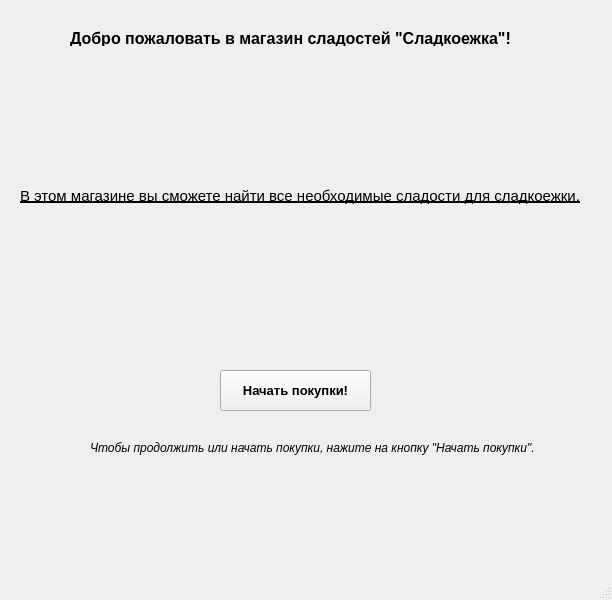
<?xml version="1.0" encoding="UTF-8"?>
<ui version="4.0">
 <class>mainWindow</class>
 <widget class="QMainWindow" name="mainWindow">
  <property name="geometry">
   <rect>
    <x>0</x>
    <y>0</y>
    <width>612</width>
    <height>600</height>
   </rect>
  </property>
  <property name="windowTitle">
   <string>MainWindow</string>
  </property>
  <widget class="QWidget" name="centralwidget">
   <widget class="QLabel" name="label">
    <property name="geometry">
     <rect>
      <x>70</x>
      <y>30</y>
      <width>481</width>
      <height>16</height>
     </rect>
    </property>
    <property name="font">
     <font>
      <pointsize>12</pointsize>
      <weight>75</weight>
      <bold>true</bold>
     </font>
    </property>
    <property name="text">
     <string>Добро пожаловать в магазин сладостей &quot;Сладкоежка&quot;!</string>
    </property>
   </widget>
   <widget class="QLabel" name="label_2">
    <property name="geometry">
     <rect>
      <x>20</x>
      <y>180</y>
      <width>571</width>
      <height>31</height>
     </rect>
    </property>
    <property name="font">
     <font>
      <pointsize>11</pointsize>
      <underline>true</underline>
     </font>
    </property>
    <property name="text">
     <string>В этом магазине вы сможете найти все необходимые сладости для сладкоежки.</string>
    </property>
   </widget>
   <widget class="QLabel" name="label_3">
    <property name="geometry">
     <rect>
      <x>90</x>
      <y>440</y>
      <width>481</width>
      <height>16</height>
     </rect>
    </property>
    <property name="font">
     <font>
      <italic>true</italic>
     </font>
    </property>
    <property name="text">
     <string>Чтобы продолжить или начать покупки, нажите на кнопку &quot;Начать покупки&quot;.</string>
    </property>
   </widget>
   <widget class="QPushButton" name="welcome">
    <property name="geometry">
     <rect>
      <x>220</x>
      <y>370</y>
      <width>151</width>
      <height>41</height>
     </rect>
    </property>
    <property name="font">
     <font>
      <pointsize>10</pointsize>
      <weight>75</weight>
      <bold>true</bold>
     </font>
    </property>
    <property name="text">
     <string>Начать покупки!</string>
    </property>
   </widget>
  </widget>
  <widget class="QMenuBar" name="menubar">
   <property name="geometry">
    <rect>
     <x>0</x>
     <y>0</y>
     <width>612</width>
     <height>21</height>
    </rect>
   </property>
  </widget>
  <widget class="QStatusBar" name="statusbar"/>
 </widget>
 <resources/>
 <connections/>
</ui>
